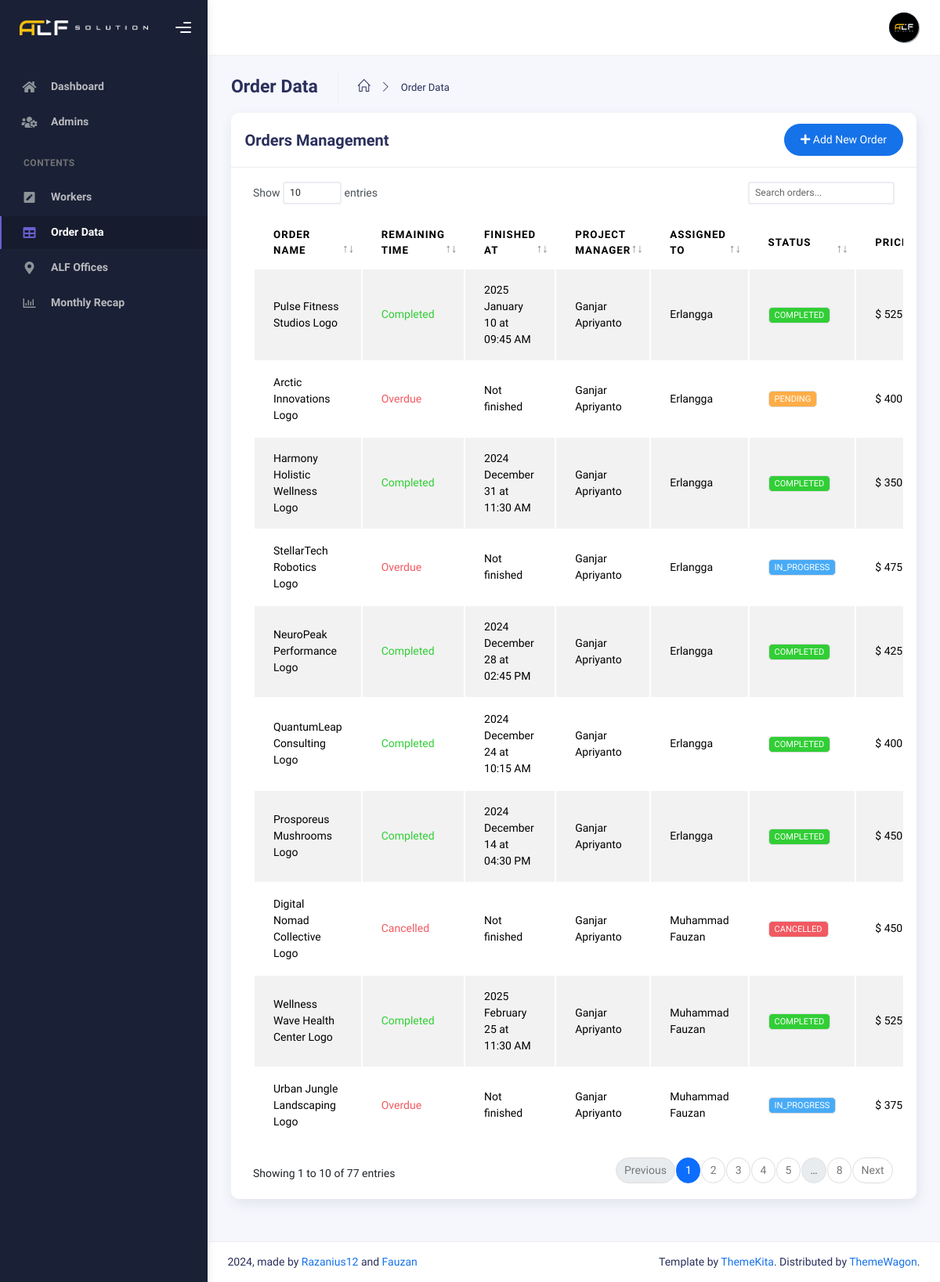
/index.php?page=orderData (signed in), run on the app's committed database.
### tables this page shows
CREATE TABLE `orders` (
  `id_order` int(11) NOT NULL,
  `project_manager_id` int(11) DEFAULT NULL,
  `worker_id` int(11) DEFAULT NULL,
  `order_name` varchar(255) DEFAULT NULL,
  `description` text DEFAULT NULL,
  `start_date` datetime DEFAULT NULL,
  `finished_at` datetime DEFAULT NULL,
  `deadline` date DEFAULT NULL,
  `status` enum('PENDING','IN_PROGRESS','COMPLETED','CANCELLED') DEFAULT 'PENDING',
  `order_price` int(255) DEFAULT NULL,
  `attachment_id` int(11) DEFAULT NULL
);

CREATE TABLE `workers` (
  `id_worker` int(11) NOT NULL,
  `username` varchar(255) NOT NULL,
  `password` varchar(255) NOT NULL,
  `name_worker` varchar(255) NOT NULL,
  `id_position` int(11) NOT NULL,
  `gender_worker` enum('MALE','FEMALE','OTHER') NOT NULL,
  `phone_number` varchar(16) NOT NULL,
  `availability_status` enum('AVAILABLE','TASKED') NOT NULL DEFAULT 'AVAILABLE',
  `assigned_order_id` int(11) DEFAULT NULL,
  `created_at` timestamp NOT NULL DEFAULT current_timestamp(),
  `updated_at` timestamp NOT NULL DEFAULT current_timestamp() ON UPDATE current_timestamp(),
  `profile_pic` varchar(255) NOT NULL
);

### main/pages/orderdata.php (the view, shortened to what this page needs)
<?php
require 'config/database.php';
$query = "SELECT
           o.id_order,
           o.order_name,
           o.status,
           o.order_price,
           o.finished_at,
           o.deadline,
           a.name_admin AS project_manager,
           w.name_worker AS assigned_worker,
           w.availability_status AS worker_availability
          FROM
           orders o
          LEFT JOIN
           admins a ON o.project_manager_id = a.id_admin
          LEFT JOIN
           workers w ON o.worker_id = w.id_worker
          ORDER BY
           o.id_order DESC";
$result = mysqli_query($conn, $query);
function getStatusBadgeClass($status)
{
 switch (strtoupper($status)) {
  case 'COMPLETED':
   return 'success';
  case 'IN_PROGRESS':
   return 'info';
  case 'PENDING':
   return 'warning';
  case 'CANCELLED':
   return 'danger';
  default:
   return 'secondary';
 }
}
?>
<div class="container">
 <div class="page-inner">
  <div class="page-header mb-0">
   <h3 class="fw-bold mb-3">Order Data</h3>
   <ul class="breadcrumbs mb-3">
    <li class="nav-home">
     <a href="index.php">
      <i class="icon-home"></i>
     </a>
    </li>
    <li class="separator">
     <i class="icon-arrow-right"></i>
    </li>
    <li class="nav-item">
     <a href="index.php?page=orderData">Order Data</a>
    </li>
   </ul>
  </div>
  <div class="row">
   <div class="col-md-12">
    <div class="card">
     <div class="card-header">
      <div class="d-flex align-items-center">
       <h4 class="card-title">Orders Management</h4>
       <button type="button" class="btn btn-primary btn-round ms-auto" data-bs-toggle="modal"
        data-bs-target="#addOrderModal">
        <i class="fa fa-plus"></i> Add New Order
       </button>
      </div>
     </div>
     <div class="card-body">
      <div class="table-responsive">
       <table id="order-data-table" class="display table table-striped table-hover">
        <thead>
         <tr>
          <th>Order Name</th>
          <th>Remaining Time</th>
          <th>Finished At</th>
          <th>Project Manager</th>
          <th>Assigned To</th>
          <th>Status</th>
          <th>Price</th>
         </tr>
        </thead>
        <tbody>
         <?php while ($order = mysqli_fetch_assoc($result)): ?>
          <tr>
           <td><?= htmlspecialchars($order['order_name']) ?></td>
           <td>
            <?php
            $deadlineDate = new DateTime($order['deadline']);
            $now = new DateTime();
            if (htmlspecialchars($order['status']) == 'COMPLETED') {
             echo '<span class="text-success">Completed</span>';
            } else if (htmlspecialchars($order['status']) == 'CANCELLED') {
             echo '<span class="text-danger">Cancelled</span>';
            } else {
             $nowDate = new DateTime($now->format('Y-m-d'));
             if ($nowDate > $deadlineDate) {
              echo '<span class="text-danger">Overdue</span>';
             } else if ($nowDate == $deadlineDate) {
              echo '<span class="text-warning">Less than 1 day left</span>';
             }
            }
            ?>
           </td>
           <td>
            <?php
            if (!empty(htmlspecialchars($order['finished_at']))) {
             $finishedAT = new DateTime($order['finished_at']);
             echo $finishedAT->format('Y F d') . ' at ' . $finishedAT->format('h:i A');
            } else {
             echo 'Not finished';
            }
            ?>
           </td>
           <td><?= htmlspecialchars($order['project_manager'] ?? 'N/A') ?></td>
           <td>
            <?= $order['assigned_worker'] ? htmlspecialchars($order['assigned_worker']) : 'None' ?>
           </td>
           <td>
            <span class="badge bg-<?= getStatusBadgeClass($order['status']) ?>">
             <?= htmlspecialchars($order['status']) ?>
            </span>
           </td>
           <td>$ <?= number_format($order['order_price']) ?></td>
          </tr>
         <?php endwhile; ?>
        </tbody>
       </table>
      </div>
     </div>
    </div>
   </div>
  </div>
 </div>
</div>

### data on the page
orders: order_name "Pulse Fitness Studios Logo", shows "Completed", finished_at "2025 January 10", finished_at "09:45 AM", project_manager.name_admin "Ganjar Apriyanto", worker.name_worker "Erlangga", status "COMPLETED", order_price "525"
orders: order_name "Arctic Innovations Logo", deadline "Overdue", shows "Not finished", project_manager.name_admin "Ganjar Apriyanto", worker.name_worker "Erlangga", status "PENDING", order_price "400"
orders: order_name "Harmony Holistic Wellness Logo", shows "Completed", finished_at "2024 December 31", finished_at "11:30 AM", project_manager.name_admin "Ganjar Apriyanto", worker.name_worker "Erlangga", status "COMPLETED", order_price "350"
orders: order_name "StellarTech Robotics Logo", deadline "Overdue", shows "Not finished", project_manager.name_admin "Ganjar Apriyanto", worker.name_worker "Erlangga", status "IN_PROGRESS", order_price "475"
orders: order_name "NeuroPeak Performance Logo", shows "Completed", finished_at "2024 December 28", finished_at "02:45 PM", project_manager.name_admin "Ganjar Apriyanto", worker.name_worker "Erlangga", status "COMPLETED", order_price "425"
orders: order_name "QuantumLeap Consulting Logo", shows "Completed", finished_at "2024 December 24", finished_at "10:15 AM", project_manager.name_admin "Ganjar Apriyanto", worker.name_worker "Erlangga", status "COMPLETED", order_price "400"
orders: order_name "Prosporeus Mushrooms Logo", shows "Completed", finished_at "2024 December 14", finished_at "04:30 PM", project_manager.name_admin "Ganjar Apriyanto", worker.name_worker "Erlangga", status "COMPLETED", order_price "450"
orders: order_name "Digital Nomad Collective Logo", shows "Cancelled", shows "Not finished", project_manager.name_admin "Ganjar Apriyanto", worker.name_worker "Muhammad Fauzan", status "CANCELLED", order_price "450"
orders: order_name "Wellness Wave Health Center Logo", shows "Completed", finished_at "2025 February 25", finished_at "11:30 AM", project_manager.name_admin "Ganjar Apriyanto", worker.name_worker "Muhammad Fauzan", status "COMPLETED", order_price "525"
orders: order_name "Urban Jungle Landscaping Logo", deadline "Overdue", shows "Not finished", project_manager.name_admin "Ganjar Apriyanto", worker.name_worker "Muhammad Fauzan", status "IN_PROGRESS", order_price "375"

### other printed values
$item['label'] "Dashboard"
$item['label'] "Admins"
$item['label'] "Workers"
$item['label'] "Order Data"
$item['label'] "ALF Offices"
$item['label'] "Monthly Recap"
